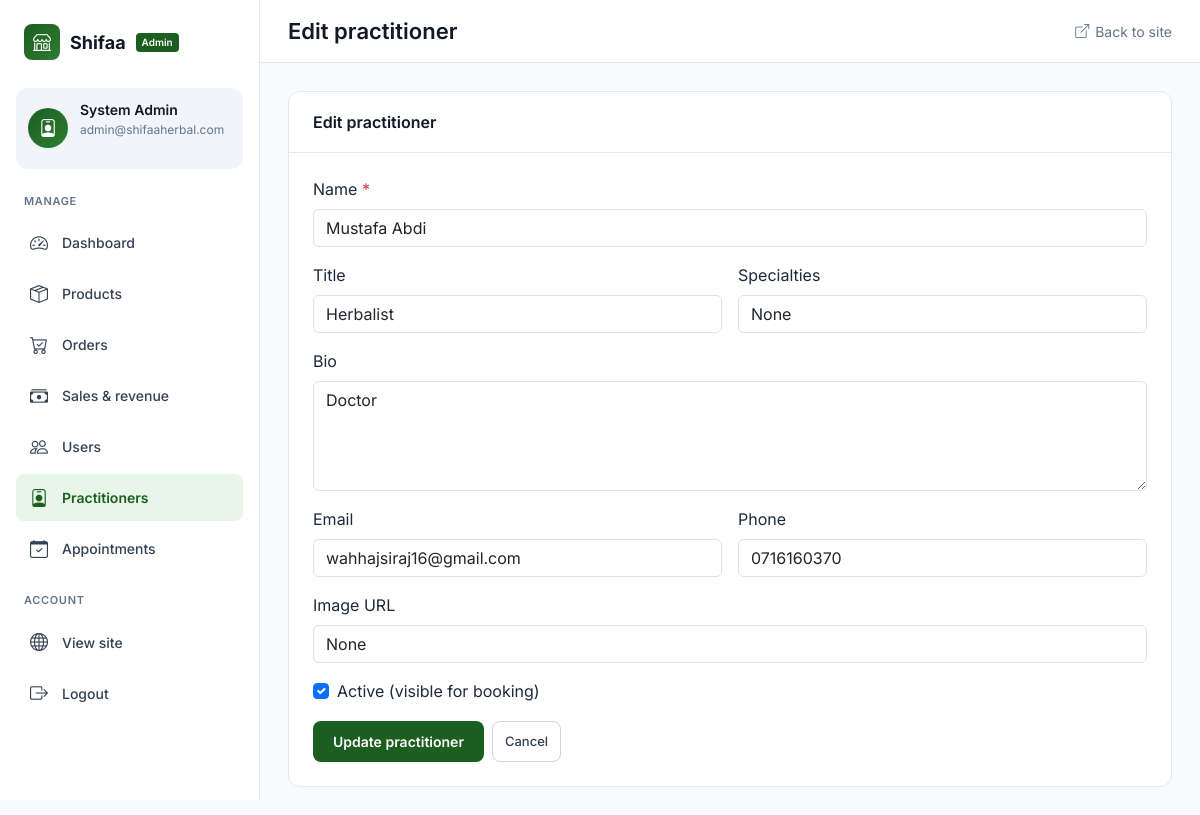
/admin/practitioners/1/edit (signed in), run on an earlier commit of the app's database.
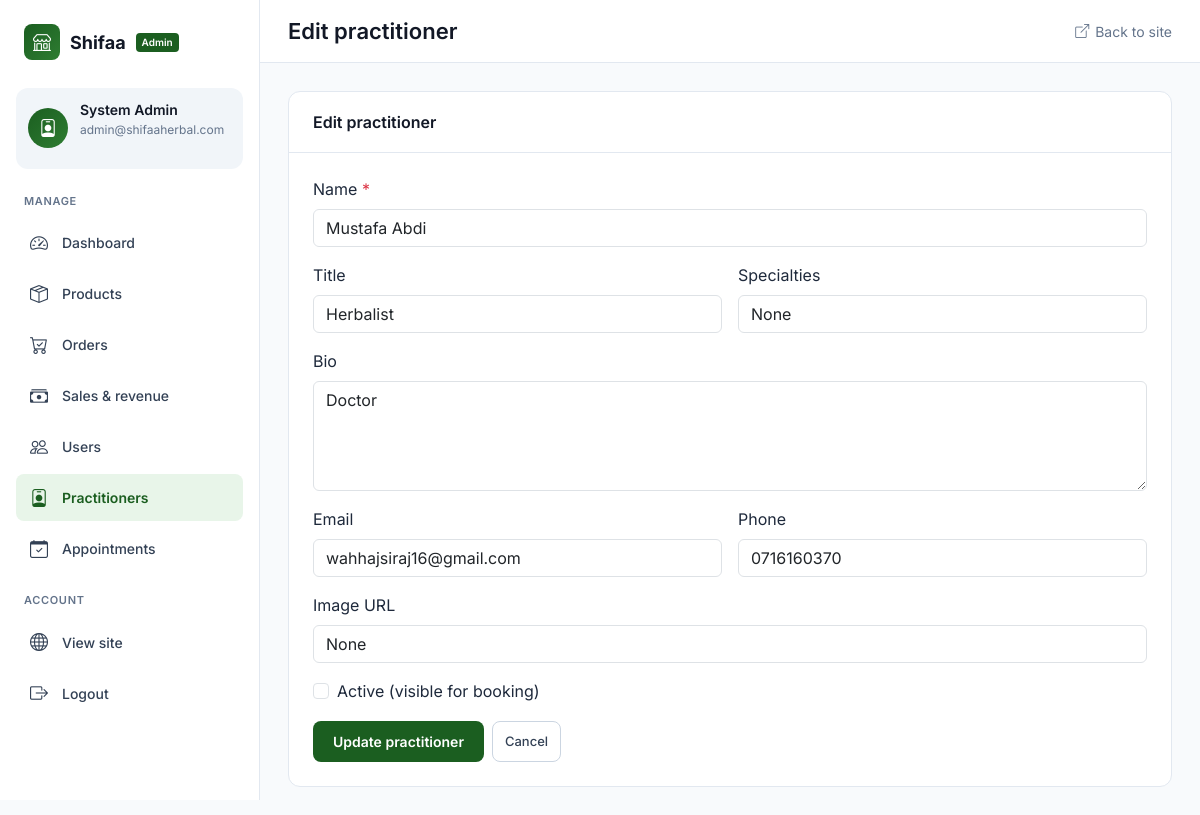
And on a later commit of the database.
### models.py (models this page shows, shortened)
class Practitioner(db.Model):
    __tablename__ = 'practitioner'
    id = db.Column(db.Integer, primary_key=True)
    name = db.Column(db.String(100), nullable=False, index=True)  # Added index
    title = db.Column(db.String(100))
    bio = db.Column(db.Text)
    specialties = db.Column(db.String(200), index=True)  # Added index
    image_url = db.Column(db.String(500))
    email = db.Column(db.String(120), unique=True, index=True)  # Added index
    phone = db.Column(db.String(20))
    is_active = db.Column(db.Boolean, default=True, index=True)  # Added index
    created_at = db.Column(db.DateTime, default=datetime.utcnow)
    updated_at = db.Column(db.DateTime, default=datetime.utcnow, onupdate=datetime.utcnow)
    appointments = db.relationship('Appointment', backref='practitioner', lazy='dynamic')

### app.py (the view, shortened to what this page needs)
    @app.route("/admin/practitioners/<int:practitioner_id>/edit", methods=["GET", "POST"])
    @login_required
    @admin_required
    def admin_practitioner_edit(practitioner_id):
        from models import Practitioner
        practitioner = db.session.get(Practitioner, practitioner_id)
        if not practitioner:
            flash("Practitioner not found.", "error")
            return redirect(url_for("admin_practitioners"))
        return render_template("admin/practitioner_form.html", practitioner=practitioner)

### templates/admin/practitioner_form.html (shortened to what this page needs)
{% extends "admin/base.html" %}
{% block page_title %}{{ 'Edit practitioner' if practitioner else 'New practitioner' }}{% endblock %}
{% block content %}
<div class="card-admin">
    <div class="card-header">{{ 'Edit practitioner' if practitioner else 'New practitioner' }}</div>
    <div class="card-body">
        <form method="post" class="row g-3">
            <div class="col-12">
                <label class="form-label">Name <span class="text-danger">*</span></label>
                <input type="text" name="name" class="form-control" required value="{{ practitioner.name if practitioner else '' }}" placeholder="Full name">
            </div>
            <div class="col-md-6">
                <label class="form-label">Title</label>
                <input type="text" name="title" class="form-control" value="{{ practitioner.title if practitioner else '' }}" placeholder="e.g. Herbalist, Naturopath">
            </div>
            <div class="col-md-6">
                <label class="form-label">Specialties</label>
                <input type="text" name="specialties" class="form-control" value="{{ practitioner.specialties if practitioner else '' }}" placeholder="Comma-separated">
            </div>
            <div class="col-12">
                <label class="form-label">Bio</label>
                <textarea name="bio" class="form-control" rows="4" placeholder="Short bio">{{ practitioner.bio if practitioner else '' }}</textarea>
            </div>
            <div class="col-md-6">
                <label class="form-label">Email</label>
                <input type="email" name="email" class="form-control" value="{{ practitioner.email if practitioner else '' }}" placeholder="email@example.com">
            </div>
            <div class="col-md-6">
                <label class="form-label">Phone</label>
                <input type="text" name="phone" class="form-control" value="{{ practitioner.phone if practitioner else '' }}" placeholder="Phone number">
            </div>
            <div class="col-12">
                <label class="form-label">Image URL</label>
                <input type="url" name="image_url" class="form-control" value="{{ practitioner.image_url if practitioner else '' }}" placeholder="https://...">
            </div>
            <div class="col-12">
                <div class="form-check">
                    <input type="checkbox" name="is_active" class="form-check-input" id="is_active" {% if not practitioner or practitioner.is_active %}checked{% endif %}>
                    <label class="form-check-label" for="is_active">Active (visible for booking)</label>
                </div>
            </div>
            <div class="col-12 d-flex gap-2">
                <button type="submit" class="btn-admin">{{ 'Update' if practitioner else 'Create' }} practitioner</button>
                <a href="{{ url_for('admin_practitioners') }}" class="btn-sm-admin">Cancel</a>
            </div>
        </form>
    </div>
</div>
{% endblock %}

What changed in the data, as far as the page shows it:
changed Practitioner "Mustafa Abdi": is_active "☑" → "☐"
